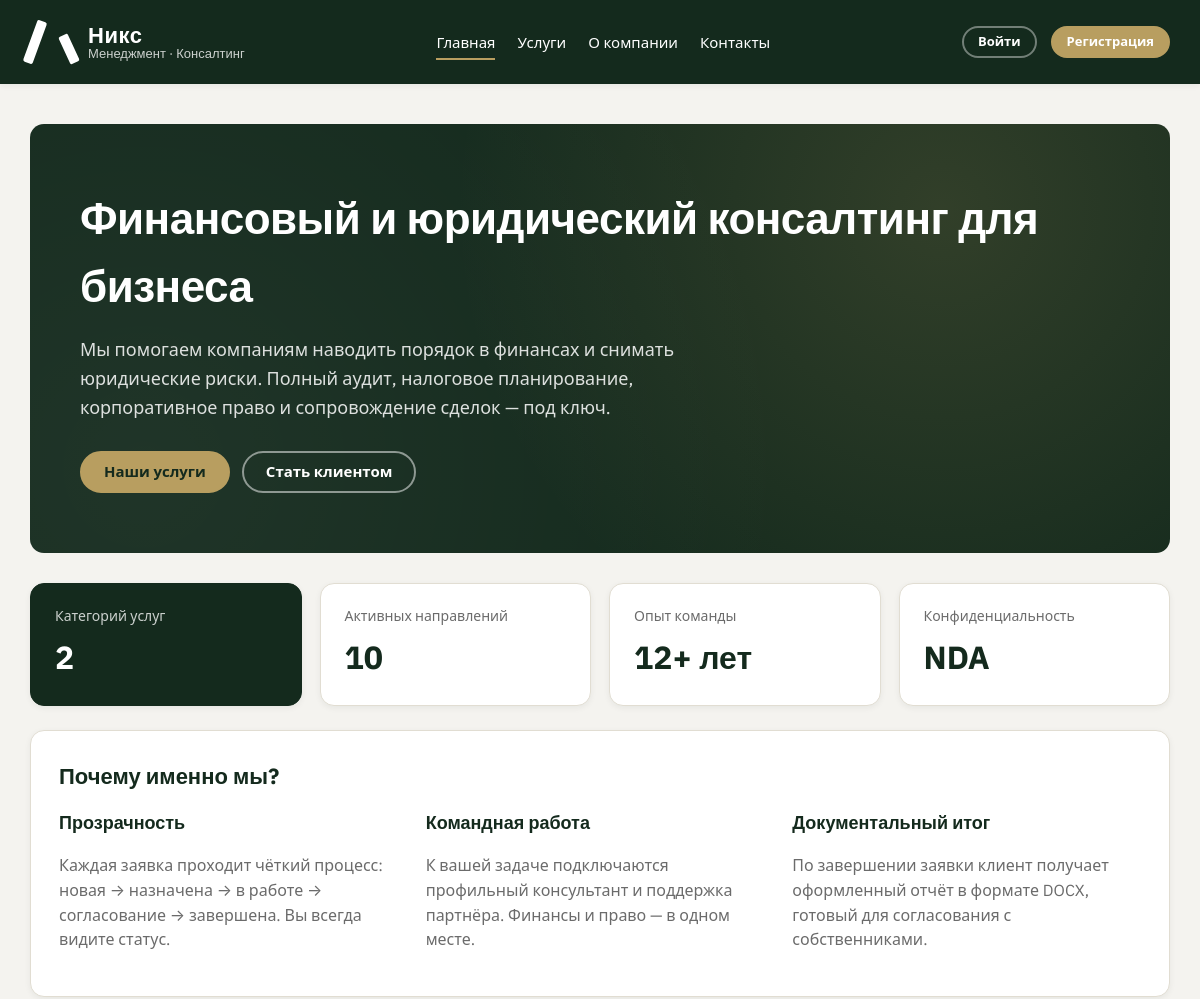
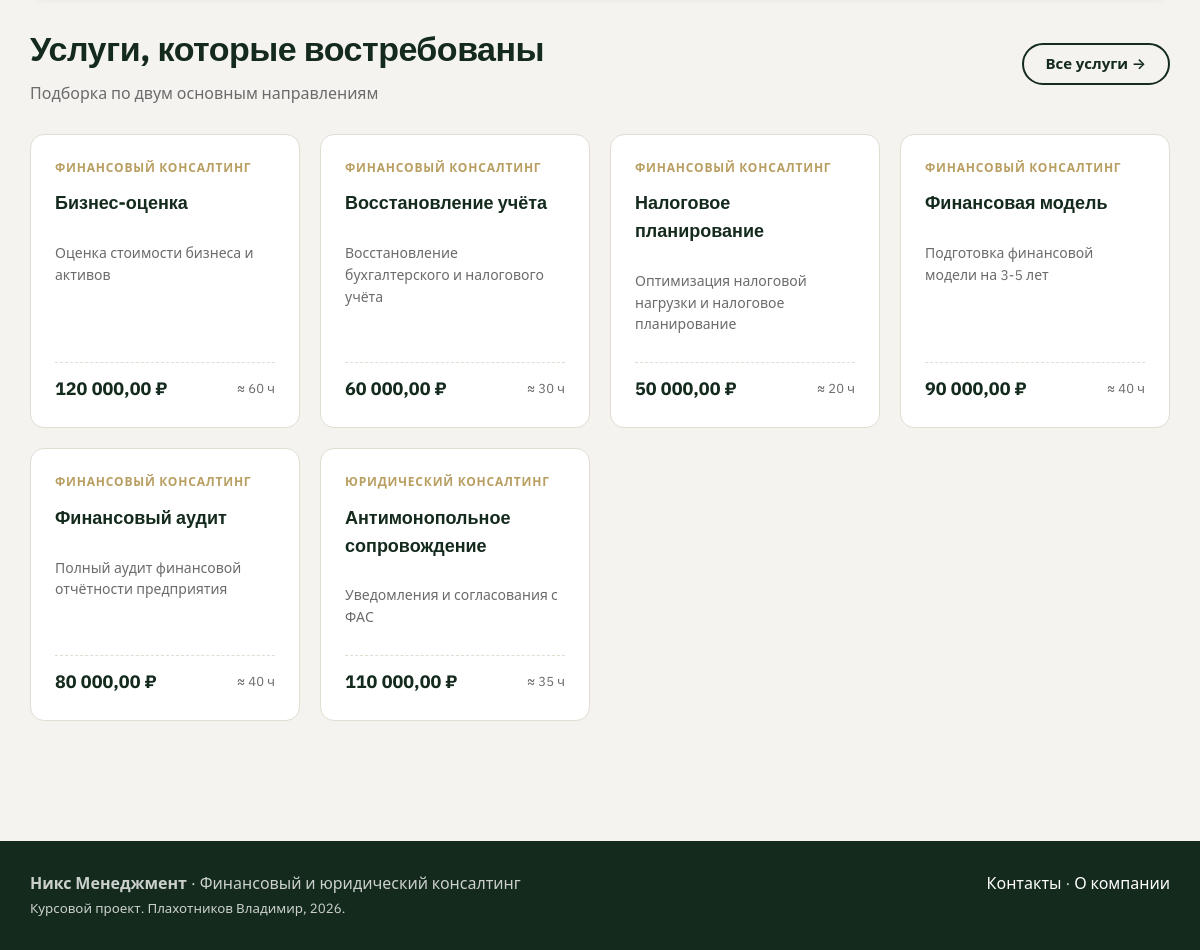
The page /Consulting_Plakhotnikov/public/index.php on the database its author committed (2 pictures, top to bottom).
### tables this page shows
CREATE TABLE services (
    id              INT UNSIGNED PRIMARY KEY AUTO_INCREMENT,
    category_id     INT UNSIGNED   NOT NULL,
    name            VARCHAR(150)   NOT NULL,
    description     TEXT,
    price           DECIMAL(10,2)  NOT NULL DEFAULT 0,
    duration_hours  SMALLINT UNSIGNED NOT NULL DEFAULT 0,
    is_active       TINYINT(1)     NOT NULL DEFAULT 1,
    CONSTRAINT fk_services_category
        FOREIGN KEY (category_id) REFERENCES service_categories(id)
        ON DELETE RESTRICT ON UPDATE CASCADE
);

CREATE TABLE service_categories (
    id      INT UNSIGNED PRIMARY KEY AUTO_INCREMENT,
    code    VARCHAR(20)  NOT NULL UNIQUE,             
    name    VARCHAR(100) NOT NULL
);

### Consulting_Plakhotnikov/app/Controllers/HomeController.php (called while the page is built, shortened)
<?php
final class HomeController
{
    public function index(): void
    {
        $categories = ServiceCategory::all([], 'id');
        $services   = Service::active();
        Template::render('home/index', [
            'title'      => 'Никс Менеджмент — Консалтинговая компания',
            'categories' => $categories,
            'services'   => $services,
        ]);
    }
}

### Consulting_Plakhotnikov/app/Core/Router.php (called while the page is built, shortened)
<?php
final class Router
{
    public static function dispatch(string $page): void
    {
        $route = self::ROUTES[$page] ?? null;
        [$class, $method] = $route;
        $controller = new $class();
        $controller->{$method}();
    }
}

### Consulting_Plakhotnikov/public/index.php (called while the page is built, shortened)
<?php
$rootDir = dirname(__DIR__);
spl_autoload_register(static function (string $class) use ($rootDir): void {
    $relative = substr($class, 4);
    $path = $rootDir . '/app/' . str_replace('\\', '/', $relative) . '.php';
});
require $rootDir . '/app/Core/functions.php';
$page = isset($_GET['page']) ? (string)$_GET['page'] : 'home';
try {
    Router::dispatch($page);
} catch (Throwable $e) {
    http_response_code(500);
    if (!headers_sent()) {
        header('Content-Type: text/html; charset=utf-8');
    }
    echo '<h1>Ошибка приложения</h1><pre>' . htmlspecialchars($e->getMessage(), ENT_QUOTES) . '</pre>';
}

### Consulting_Plakhotnikov/app/Core/Helpers.php (called while the page is built, shortened)
<?php
final class Helpers
{
    public static function baseUrl(string $path = ''): string
    {
        $base = rtrim((string)($GLOBALS['APP_CONFIG']['app']['base_url'] ?? ''), '/');
        $path = ltrim($path, '/');
        return $path === '' ? ($base . '/') : ($base . '/' . $path);
    }
    public static function url(string $page, array $params = []): string
    {
        $params = array_merge(['page' => $page], $params);
        return self::baseUrl('index.php?' . http_build_query($params));
    }
}

### Consulting_Plakhotnikov/app/Core/functions.php (called while the page is built, shortened)
<?php
function h(string|int|float|null $value): string
{
    return htmlspecialchars((string)($value ?? ''), ENT_QUOTES | ENT_SUBSTITUTE, 'UTF-8');
}
function url(string $page, array $params = []): string
{
    return Helpers::url($page, $params);
}
function asset(string $path): string
{
    return Helpers::baseUrl('assets/' . ltrim($path, '/'));
}
function format_money(float|string|null $value): string
{
    return number_format((float)$value, 2, ',', ' ') . ' ₽';
}

### Consulting_Plakhotnikov/app/Models/BaseModel.php (called while the page is built, shortened)
<?php
abstract class BaseModel
{
    protected static string $table = '';
    public static function all(array $where = [], string $order = ''): array
    {
        $sql = 'SELECT * FROM ' . static::$table;
        $params = [];
        if ($order !== '') {
            $sql .= ' ORDER BY ' . $order;
        }
        return Database::query($sql, $params);
    }
}

### Consulting_Plakhotnikov/app/Core/Database.php (called while the page is built, shortened)
<?php
final class Database
{
    private static ?PDO $pdo = null;
    public static function pdo(): PDO
    {
        if (self::$pdo instanceof PDO) {
            return self::$pdo;
        }
        $config = $GLOBALS['APP_CONFIG']['db'];
        $dsn = sprintf(
            'mysql:host=%s;port=%s;dbname=%s;charset=%s',
            $config['host'],
            $config['port'],
            $config['name'],
            $config['charset']
        );
        try {
            self::$pdo = new PDO($dsn, $config['user'], $config['password'], [
                PDO::ATTR_ERRMODE            => PDO::ERRMODE_EXCEPTION,
                PDO::ATTR_DEFAULT_FETCH_MODE => PDO::FETCH_ASSOC,
                PDO::ATTR_EMULATE_PREPARES   => false,
            ]);
        } catch (PDOException $e) {
            throw new RuntimeException('Не удалось подключиться к БД: ' . $e->getMessage(), 0, $e);
        }
        return self::$pdo;
    }
    public static function query(string $sql, array $params = []): array
    {
        $stmt = self::pdo()->prepare($sql);
        $stmt->execute($params);
        return $stmt->fetchAll();
    }
}

### Consulting_Plakhotnikov/app/Models/Service.php (called while the page is built, shortened)
<?php
final class Service extends BaseModel
{
    public static function active(): array
    {
        return Database::query(
            'SELECT s.*, sc.name AS category_name
               FROM services s
               JOIN service_categories sc ON sc.id = s.category_id
              WHERE s.is_active = 1
              ORDER BY sc.name, s.name'
        );
    }
}

### Consulting_Plakhotnikov/app/Core/Auth.php (called while the page is built, shortened)
<?php
final class Auth
{
    public static function user(): ?array
    {
        return null;
    }
    public static function role(): ?string
    {
        $u = self::user();
        return $u['role_code'] ?? null;
    }
}

### Consulting_Plakhotnikov/app/Views/home/index.php (the view, shortened to what this page needs)
<section class="hero">
    <h1 class="hero__title">Финансовый и юридический консалтинг для бизнеса</h1>
    <p class="hero__desc">Мы помогаем компаниям наводить порядок в финансах и снимать юридические риски. Полный аудит, налоговое планирование, корпоративное право и сопровождение сделок — под ключ.</p>
    <div class="hero__cta">
        <a class="btn" href="<?= h(url('services')) ?>">Наши услуги</a>
        <a class="btn btn--ghost" href="<?= h(url('register')) ?>">Стать клиентом</a>
    </div>
</section>
<div class="card-grid">
    <div class="stat-card stat-card--accent">
        <div class="stat-card__label">Категорий услуг</div>
        <div class="stat-card__value"><?= count($categories) ?></div>
    </div>
    <div class="stat-card">
        <div class="stat-card__label">Активных направлений</div>
        <div class="stat-card__value"><?= count($services) ?></div>
    </div>
    <div class="stat-card">
        <div class="stat-card__label">Опыт команды</div>
        <div class="stat-card__value">12+ лет</div>
    </div>
    <div class="stat-card">
        <div class="stat-card__label">Конфиденциальность</div>
        <div class="stat-card__value">NDA</div>
    </div>
</div>
<div class="card">
    <h2>Почему именно мы?</h2>
    <div class="card-grid" style="margin-bottom:0">
        <div>
            <h3>Прозрачность</h3>
            <p class="text-muted">Каждая заявка проходит чёткий процесс: новая → назначена → в работе → согласование → завершена. Вы всегда видите статус.</p>
        </div>
        <div>
            <h3>Командная работа</h3>
            <p class="text-muted">К вашей задаче подключаются профильный консультант и поддержка партнёра. Финансы и право — в одном месте.</p>
        </div>
        <div>
            <h3>Документальный итог</h3>
            <p class="text-muted">По завершении заявки клиент получает оформленный отчёт в формате DOCX, готовый для согласования с собственниками.</p>
        </div>
    </div>
</div>
<div class="page-header">
    <div>
        <h1>Услуги, которые востребованы</h1>
        <div class="subtitle">Подборка по двум основным направлениям</div>
    </div>
    <a class="btn btn--ghost" href="<?= h(url('services')) ?>">Все услуги →</a>
</div>
<div class="services-grid">
    <?php foreach (array_slice($services, 0, 6) as $s): ?>
        <article class="service-card">
            <div class="service-card__category"><?= h($s['category_name']) ?></div>
            <h3 class="service-card__title"><?= h($s['name']) ?></h3>
            <p class="service-card__desc"><?= h($s['description'] ?: 'Подробности — по запросу') ?></p>
            <div class="service-card__footer">
                <span class="service-card__price"><?= h(format_money($s['price'])) ?></span>
                <span class="service-card__hours">≈ <?= (int)$s['duration_hours'] ?> ч</span>
            </div>
        </article>
    <?php endforeach; ?>
</div>

### Consulting_Plakhotnikov/app/Core/Template.php (shortened to what this page needs)
<?php
final class Template
{
    public static function render(string $view, array $data = [], string $layout = 'main'): void
    {
        $rootDir = dirname(__DIR__, 2);
        $viewPath = $rootDir . '/app/Views/' . str_replace('.', '/', $view) . '.php';
        $content = self::renderPartial($viewPath, $data);
        $layoutPath = $rootDir . '/app/Views/layouts/' . $layout . '.php';
        $layoutData = array_merge($data, ['content' => $content]);
        echo self::renderPartial($layoutPath, $layoutData);
    }
    public static function partial(string $name, array $data = []): void
    {
        $rootDir = dirname(__DIR__, 2);
        $path = $rootDir . '/app/Views/partials/' . $name . '.php';
        echo self::renderPartial($path, $data);
    }
    private static function renderPartial(string $path, array $data): string
    {
        (static function () use ($path, $data): void {
            extract($data, EXTR_SKIP);
            require $path;
        })();
        return (string)ob_get_clean();
    }
}

### Consulting_Plakhotnikov/app/Views/layouts/main.php (shortened to what this page needs)
<?php
$role = Auth::role();
$user = Auth::user();
?><!DOCTYPE html>
<html lang="ru">
<head>
    <link rel="stylesheet" href="<?= h(asset('css/style.css')) ?>">
</head>
<body>
<header class="site-header">
    <div class="container site-header__inner">
        <a class="brand" href="<?= h(url('home')) ?>">
            <span class="brand__icon"></span>
            <span class="brand__name">
                <strong>Никс</strong>
                <span>Менеджмент · Консалтинг</span>
            </span>
        </a>
        <nav class="main-nav">
            <?php Template::partial('menu_' . ($role ?? 'guest')); ?>
        </nav>
        <div class="user-menu">
            <?php if ($user !== null): ?>
                <span class="user-menu__name"><?= h($user['full_name']) ?></span>
                <span class="user-menu__role"><?= h($user['role_name']) ?></span>
                <a class="btn btn--ghost btn--small" href="<?= h(url('logout')) ?>" style="color:#fff;border-color:rgba(255,255,255,.4)">Выйти</a>
            <?php else: ?>
                <a class="btn btn--ghost btn--small" href="<?= h(url('login')) ?>" style="color:#fff;border-color:rgba(255,255,255,.4)">Войти</a>
                <a class="btn btn--accent btn--small" href="<?= h(url('register')) ?>">Регистрация</a>
            <?php endif; ?>
        </div>
    </div>
</header>
<main class="main">
    <div class="container">
        <?= $content ?>
    </div>
</main>
<footer class="site-footer">
    <div class="container site-footer__inner">
        <div>
            <strong>Никс Менеджмент</strong> · Финансовый и юридический консалтинг<br>
            <small>Курсовой проект. Плахотников Владимир, 2026.</small>
        </div>
        <div>
            <a href="<?= h(url('contacts')) ?>">Контакты</a> ·
            <a href="<?= h(url('about')) ?>">О компании</a>
        </div>
    </div>
</footer>
</body>
</html>

### Consulting_Plakhotnikov/app/Views/partials/menu_guest.php
<?php $page = $_GET['page'] ?? 'home'; ?>
<ul>
    <li><a href="<?= h(url('home')) ?>" class="<?= $page === 'home' ? 'is-active' : '' ?>">Главная</a></li>
    <li><a href="<?= h(url('services')) ?>" class="<?= $page === 'services' ? 'is-active' : '' ?>">Услуги</a></li>
    <li><a href="<?= h(url('about')) ?>" class="<?= $page === 'about' ? 'is-active' : '' ?>">О компании</a></li>
    <li><a href="<?= h(url('contacts')) ?>" class="<?= $page === 'contacts' ? 'is-active' : '' ?>">Контакты</a></li>
</ul>

### rows shown on the page
services: category.name "ФИНАНСОВЫЙ КОНСАЛТИНГ", name "Бизнес-оценка", description "Оценка стоимости бизнеса и активов", price "120 000,00 ₽", duration_hours "60"
services: category.name "ФИНАНСОВЫЙ КОНСАЛТИНГ", name "Восстановление учёта", description "Восстановление бухгалтерского и налогового учёта", price "60 000,00 ₽", duration_hours "30"
services: category.name "ФИНАНСОВЫЙ КОНСАЛТИНГ", name "Налоговое планирование", description "Оптимизация налоговой нагрузки и налоговое планирование", price "50 000,00 ₽", duration_hours "20"
services: category.name "ФИНАНСОВЫЙ КОНСАЛТИНГ", name "Финансовая модель", description "Подготовка финансовой модели на 3-5 лет", price "90 000,00 ₽", duration_hours "40"
services: category.name "ФИНАНСОВЫЙ КОНСАЛТИНГ", name "Финансовый аудит", description "Полный аудит финансовой отчётности предприятия", price "80 000,00 ₽", duration_hours "40"
services: category.name "ЮРИДИЧЕСКИЙ КОНСАЛТИНГ", name "Антимонопольное сопровождение", description "Уведомления и согласования с ФАС", price "110 000,00 ₽", duration_hours "35"

### other values the page prints
count($categories) "2"
count($services) "10"
